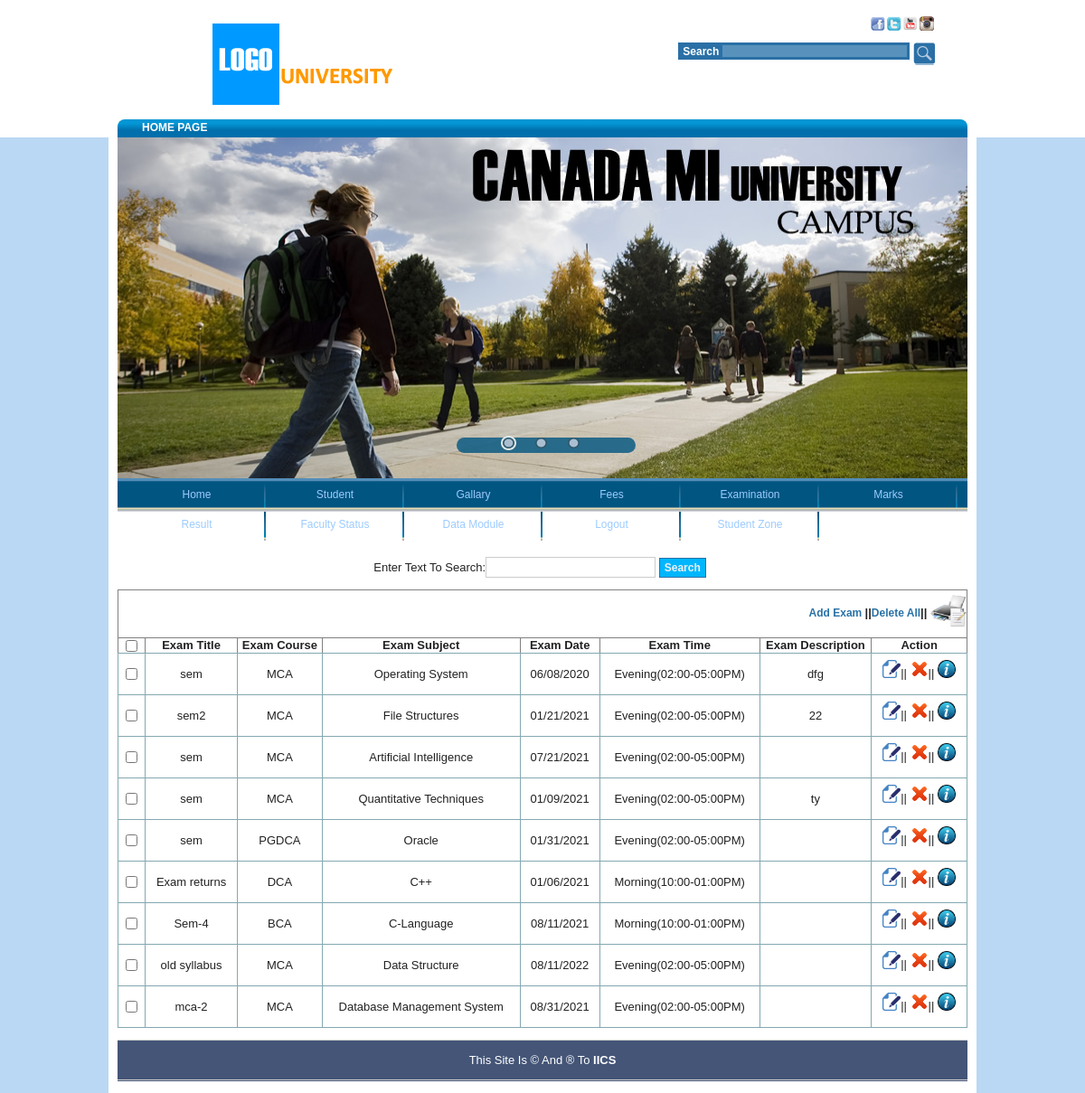
/exam_view.php (signed in), run on the app's committed database.
### tables this page shows
CREATE TABLE `exam` (
  `exam_id` int(11) NOT NULL,
  `exam_title` varchar(255) NOT NULL,
  `exam_course` varchar(255) NOT NULL,
  `exam_subject` varchar(255) NOT NULL,
  `exam_date` varchar(255) NOT NULL,
  `exam_time` varchar(255) NOT NULL,
  `exam_desc` varchar(255) NOT NULL
);

CREATE TABLE `course` (
  `course_id` int(11) NOT NULL,
  `course_name` varchar(255) NOT NULL,
  `course_total_fees` varchar(255) NOT NULL,
  `sub_id` varchar(255) NOT NULL,
  `eligibility` varchar(255) NOT NULL,
  `duration` varchar(255) NOT NULL,
  `description` varchar(255) NOT NULL
);

CREATE TABLE `subject` (
  `sub_id` int(11) NOT NULL,
  `sub_name` varchar(255) NOT NULL,
  `sub_course_id` int(11) NOT NULL,
  `total_marks` int(11) DEFAULT NULL,
  `total_practical` int(11) DEFAULT NULL,
  `total_theory` int(11) DEFAULT NULL,
  `sub_assignment` int(11) DEFAULT NULL
);

### includes/functions.php (called while the page is built, shortened)
<?php
    include("db_connect.php");
	     function get_value($table,$col_id,$col_name,$sel){
		      global $con;
		      $sql="SELECT $col_name FROM $table WHERE $col_id=$sel";
			  $rs=mysqli_query($con,$sql) or mysqli_error($sql);
			   $data=mysqli_fetch_array($rs);
			  return $data[$col_name];
		    }
 ?>

### exam_view.php (the view, shortened to what this page needs)
<?php
if(isset($_SESSION['login_name'])  && !isset($_REQUEST['st_id'])){
	 include("includes/header.php");
	 $d=0;
	}else if(isset($_SESSION['st_login']) && isset($_REQUEST['st_id'])){
	    include("includes/header2.php");
	}else{
		header("location:student_login.php?msg=Login First Then Continue");
	}
  ?>
  <form action="#" name="form_search">
     Enter Text To Search:<input type="text" name="st_search" />
	    <input type="submit" value="Search" />
  </form>
 <form action="lib/exam.php" id="exam_view" name="exam_view" method='post'>
  <table border="1" width="1275">
     <tr>
	     <th colspan="17" align="right"> <?php if(isset($d)) {?>
		 <a href="exam_add.php">Add Exam </a>||<a href="javascript:multiple_exam_delete()">Delete All</a>||
	 <?php }?>
	 <a href="javascript:printout();"><img src="images/print.ico" height="40" width="40" /></a></th>
	 </tr>
	 <tr>
	 <?php if(isset($d)) {?> <th><input type="checkbox" name="check_All" onclick="mark_All_Exam(this)" /></th><?php }?>
	    <th>Exam Title</th>
		<th>Exam Course</th>
		<th>Exam Subject</th>
		<th>Exam Date</th>
		<th>Exam Time</th>
		<th>Exam Description</th>
		<?php if(isset($d)) {?><th>Action</th> <?php }?>
	 </tr>
	 <?php
	   global $con;
	     if(isset($_REQUEST['st_search'])){
		      $sql="SELECT *FROM exam WHERE exam_title LIKE '%$_REQUEST[st_search]%' or exam_course LIKE '%$_REQUEST[st_search]%' or exam_subject LIKE '%$_REQUEST[st_search]%' or exam_date LIKE '$_REQUEST[st_search]' or exam_time LIKE '$_REQUEST[st_search]' ";
		    }else if(isset($_SESSION['st_login']) && isset($_REQUEST['st_id'])){
				$sql="SELECT st_course FROM `student` Where st_id='$_SESSION[st_login]'";
				$rs=mysqli_query($con,$sql);
				$data=mysqli_fetch_assoc($rs);
				$st_course=$data['st_course'];
				$sql="select *from exam where exam_course=$st_course order by exam_date";
			    }else{
					$sql="select *from exam order by exam_id";
				}
	               $rs=mysqli_query($con,$sql) or die(mysqli_error($con));
	               while($data=mysqli_fetch_assoc($rs)){
	  ?>
	  <tr align="center">
	  <?php if(isset($d)) {?>  <td><input type="checkbox" name="exam_multi_id[]" id="exam_multi_id[]" value="<?=$data['exam_id']?>" /></td><?php }?>
	    <td><?php echo $data['exam_title'];?></td>
		<td><?=get_value("course","course_id","course_name",$data['exam_course'])?></td>
		<td><?=get_value("subject","sub_id","sub_name",$data['exam_subject'])?></td>
		<td><?php echo $data['exam_date'];?></td>
		<td><?php echo $data['exam_time'];?></td>
	  <td><?php echo $data['exam_desc'];?></td>
		<?php if(isset($d)) {?>
		  <td>
	  <a href="exam_add.php?exam_id=<?=$data['exam_id']?>" ><img src="images/edit.ico" height="20" width="20"/></a>||
	     <a href="javascript:delete_exam(<?php echo $data['exam_id']?>)"><img src="images/delete.ico" height="20" width="20"/></a>||
		 <a href="exam_details.php?exam_id=<?=$data['exam_id']?>"><img src="images/details.ico" height="20" width="20"/></a>
	  </td>
	  </tr>
	  <?php } }?>
  </table>
<?php include("includes/footer.php"); ?>

### css/mystyle.css (style rules this page uses)
table { border-collapse:collapse; }

### css/style2.css (style rules this page uses)
html,body,div,span,applet,object,iframe,h1,h2,h3,h4,h5,h6,p,blockquote,pre,a,abbr,acronym,address,big,cite,code,del,dfn,em,font,img,ins,kbd,q,s,samp,small,strike,strong,sub,sup,tt,var,b,u,i,center,dl,dt,dd,ol,ul,li,fieldset,form,input,select,textarea,label,legend { margin:0px;padding:0px;border:0px;outline:0px;font-size:100%;vertical-align:baseline;background:transparent;line-height:inherit; }
table,caption,tbody,tfoot,thead,tr,th,td { margin:0px;padding:0px;outline:0px;font-size:100%;vertical-align:baseline;background:transparent;line-height:inherit; }
table { border-collapse:collapse;border-spacing:0px; }
input,select,textarea,body { font:13px/20px "Helvetica Neue",Helvetica,Arial,sans-serif; }
table { width:100%;margin:0px 0px 20px; }
table th,table td { vertical-align:middle; }

### css/style4.css (style rules this page uses)
body { max-width:540px; }

### data on the page
exam: exam_title "sem", exam_course.course_name "MCA", exam_subject.sub_name "Operating System", exam_date "06/08/2020", exam_time "Evening(02:00-05:00PM)", exam_desc "dfg"
exam: exam_title "sem2", exam_course.course_name "MCA", exam_subject.sub_name "File Structures", exam_date "01/21/2021", exam_time "Evening(02:00-05:00PM)", exam_desc "22"
exam: exam_title "sem", exam_course.course_name "MCA", exam_subject.sub_name "Artificial Intelligence", exam_date "07/21/2021", exam_time "Evening(02:00-05:00PM)"
exam: exam_title "sem", exam_course.course_name "MCA", exam_subject.sub_name "Quantitative Techniques", exam_date "01/09/2021", exam_time "Evening(02:00-05:00PM)", exam_desc "ty"
exam: exam_title "sem", exam_course.course_name "PGDCA", exam_subject.sub_name "Oracle", exam_date "01/31/2021", exam_time "Evening(02:00-05:00PM)"
exam: exam_title "Exam returns", exam_course.course_name "DCA", exam_subject.sub_name "C++", exam_date "01/06/2021", exam_time "Morning(10:00-01:00PM)"
exam: exam_title "Sem-4", exam_course.course_name "BCA", exam_subject.sub_name "C-Language", exam_date "08/11/2021", exam_time "Morning(10:00-01:00PM)"
exam: exam_title "old syllabus", exam_course.course_name "MCA", exam_subject.sub_name "Data Structure", exam_date "08/11/2022", exam_time "Evening(02:00-05:00PM)"
exam: exam_title "mca-2", exam_course.course_name "MCA", exam_subject.sub_name "Database Management System", exam_date "08/31/2021", exam_time "Evening(02:00-05:00PM)"
